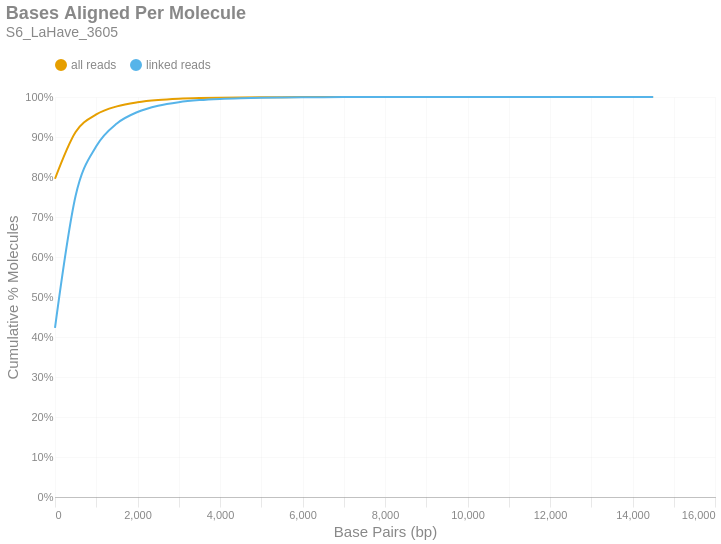

Write notebook code for a chart like this one.
### Markdown cell above
### Bases Aligned Per Molecule
This is a cumulative frequency distribution showing the number of base pairs aligned per unique molecule. These data are shown in 500 bp bins. There are two distributions: one with `all reads` (yellow) and another with only `linked reads` (blue). The percent of molecules in the `linked reads` distribution is relative to the total number of linked molecules.

### Code cell
if SKIPLR:
    print_html(f"Skipped")
else:
    binned_df = consolidated_hist(valids['aligned_bp'], mask, 500, True)
    with SafeRender(binned_df):
        (
            density_plot(binned_df, 'Bases Aligned Per Molecule', samplename, 'basesper')
            .encode(
                x=alt.X('bin:Q', title="Base Pairs (bp)").axis(tickMinStep=500).scale(padding=0),
                y=alt.Y('value:Q', title='Cumulative % Molecules')
                    .axis(format='%')
                    .scale(domain = [0,1])
                    .stack(False),
                color=alt.Color("key:N").scale(domain = ["all reads", "linked reads"]),
                tooltip = [
                    alt.Tooltip("key:N", title = "Data Type"),
                    alt.Tooltip("range_label:N", title="Bases Aligned Per Molecule"),
                    alt.Tooltip("value:Q", format = ".2%", title="% Molecules (Cum.)")
                ]
            )
        ).display()

### Figure 1 — Vega-Lite specification as saved in the notebook (floating-point values rounded to 4 significant figures)
{"width": "container", "height": 400, "config": {"title": {"anchor": "start", "dy": -15, "fontSize": 18, "color": "#888888", "subtitleColor": "#888888", "subtitleFontSize": 14}, "arc": {"fill": "#0072B2"}, "axis": {"domainColor": "#888888", "domainWidth": 0.5, "gridWidth": 0.2, "grid": false, "titleFontWeight": 400, "titleFontSize": 15, "labelFontSize": 11, "labelColor": "#888888", "tickColor": "#888888", "tickWidth": 0.2, "titleColor": "#888888"}, "axisBand": {"grid": false}, "axisX": {"grid": true, "tickSize": 10, "domainCap": "round"}, "axisY": {"domain": false, "grid": true, "tickSize": 0, "domainCap": "round"}, "background": "transparent", "header": {"labelFontSize": 15, "labelColor": "#888888", "titleFontSize": 15, "titleFontWeight": 600, "titleColor": "#888888"}, "legend": {"labelFont": "sans-serif", "labelFontSize": 12, "labelColor": "#888888", "symbolSize": 100, "symbolType": "circle", "titleFontSize": 12, "titlePadding": 10, "titleColor": "#888888", "title": null, "orient": "top"}, "range": {"category": ["#E69F00", "#56B4E9", "#009E73", "#F0E442", "#0072B2", "#D55E00", "#CC79A7", "#000000"], "diverging": ["#cfe8f3", "#a2d4ec", "#73bfe2", "#46abdb", "#1696d2", "#12719e"]}, "area": {"fill": "#0072B2", "fillOpacity": 0.7, "line": true, "strokeOpacity": 0.7}, "line": {"color": "#0072B2", "stroke": "#0072B2", "strokeWidth": 2}, "trail": {"color": "#0072B2", "stroke": "#0072B2", "strokeWidth": 0, "size": 1}, "point": {"filled": true, "fillOpacity": 1.0, "size": 95}, "text": {"color": "#888888", "fontSize": 11, "align": "right", "fontWeight": 400, "size": 11}, "bar": {"fill": "#0072B2", "stroke": null}, "view": {"stroke": null, "continuousWidth": 660, "continuousHeight": 400}}, "data": {"name": "data-dfd5e50c2c734a47a822f2013fdfbdda"}, "mark": {"type": "line", "interpolate": "monotone", "point": {"opacity": 0, "size": 275}}, "encoding": {"color": {"field": "key", "scale": {"domain": ["all reads", "linked reads"]}, "type": "nominal"}, "tooltip": [{"field": "key", "title": "Data Type", "type": "nominal"}, {"field": "range_label", "title": "Bases Aligned Per Molecule", "type": "nominal"}, {"field": "value", "format": ".2%", "title": "% Molecules (Cum.)", "type": "quantitative"}], "x": {"axis": {"tickMinStep": 500}, "field": "bin", "scale": {"padding": 0}, "title": "Base Pairs (bp)", "type": "quantitative"}, "y": {"axis": {"format": "%"}, "field": "value", "scale": {"domain": [0, 1]}, "stack": false, "title": "Cumulative % Molecules", "type": "quantitative"}}, "params": [{"name": "param_c36ac31b6afebe62", "select": {"type": "point", "fields": ["key"]}, "bind": "legend"}], "title": {"text": "Bases Aligned Per Molecule", "subtitle": "S6_LaHave_3605"}, "transform": [{"fold": ["all reads (cumsum)", "linked reads (cumsum)"]}, {"calculate": "replace(datum.key, ' (cumsum)', '')", "as": "key"}, {"filter": {"param": "param_c36ac31b6afebe62"}}], "usermeta": {"embedOptions": {"downloadFileName": "S6_LaHave_3605.basesper"}}, "$schema": "https://vega.github.io/schema/vega-lite/v6.1.0.json", "datasets": {"data-dfd5e50c2c734a47a822f2013fdfbdda": [{"bin": "0.0", "interval": "0.0-500.0", "all reads": 0.7956, "linked reads": 0.4228, "all reads (cumsum)": 0.7956, "linked reads (cumsum)": 0.4228, "range_label": "0-499"}, {"bin": "500.0", "interval": "500.0-1000.0", "all reads": 0.117, "linked reads": 0.3301, "all reads (cumsum)": 0.9126, "linked reads (cumsum)": 0.7529, "range_label": "500-999"}, {"bin": "1000.0", "interval": "1000.0-1500.0", "all reads": 0.04384, "linked reads": 0.124, "all reads (cumsum)": 0.9565, "linked reads (cumsum)": 0.8769, "range_label": "1000-1499"}, {"bin": "1500.0", "interval": "1500.0-2000.0", "all reads": 0.02018, "linked reads": 0.05707, "all reads (cumsum)": 0.9766, "linked reads (cumsum)": 0.9339, "range_label": "1500-1999"}, {"bin": "2000.0", "interval": "2000.0-2500.0", "all reads": 0.01013, "linked reads": 0.02865, "all reads (cumsum)": 0.9868, "linked reads (cumsum)": 0.9626, "range_label": "2000-2499"}, {"bin": "2500.0", "interval": "2500.0-3000.0", "all reads": 0.005573, "linked reads": 0.01576, "all reads (cumsum)": 0.9923, "linked reads (cumsum)": 0.9783, "range_label": "2500-2999"}, {"bin": "3000.0", "interval": "3000.0-3500.0", "all reads": 0.003103, "linked reads": 0.008774, "all reads (cumsum)": 0.9954, "linked reads (cumsum)": 0.9871, "range_label": "3000-3499"}, {"bin": "3500.0", "interval": "3500.0-4000.0", "all reads": 0.001802, "linked reads": 0.005097, "all reads (cumsum)": 0.9972, "linked reads (cumsum)": 0.9922, "range_label": "3500-3999"}, {"bin": "4000.0", "interval": "4000.0-4500.0", "all reads": 0.001069, "linked reads": 0.003024, "all reads (cumsum)": 0.9983, "linked reads (cumsum)": 0.9952, "range_label": "4000-4499"}, {"bin": "4500.0", "interval": "4500.0-5000.0", "all reads": 0.0006441, "linked reads": 0.001822, "all reads (cumsum)": 0.999, "linked reads (cumsum)": 0.9971, "range_label": "4500-4999"}, {"bin": "5000.0", "interval": "5000.0-5500.0", "all reads": 0.000386, "linked reads": 0.001091, "all reads (cumsum)": 0.9993, "linked reads (cumsum)": 0.9982, "range_label": "5000-5499"}, {"bin": "5500.0", "interval": "5500.0-6000.0", "all reads": 0.0002312, "linked reads": 0.0006539, "all reads (cumsum)": 0.9996, "linked reads (cumsum)": 0.9988, "range_label": "5500-5999"}, {"bin": "6000.0", "interval": "6000.0-6500.0", "all reads": 0.0001633, "linked reads": 0.0004619, "all reads (cumsum)": 0.9997, "linked reads (cumsum)": 0.9993, "range_label": "6000-6499"}, {"bin": "6500.0", "interval": "6500.0-7000.0", "all reads": 9.245e-05, "linked reads": 0.0002614, "all reads (cumsum)": 0.9998, "linked reads (cumsum)": 0.9995, "range_label": "6500-6999"}, {"bin": "7000.0", "interval": "7000.0-7500.0", "all reads": 6.13e-05, "linked reads": 0.0001733, "all reads (cumsum)": 0.9999, "linked reads (cumsum)": 0.9997, "range_label": "7000-7499"}, {"bin": "7500.0", "interval": "7500.0-8000.0", "all reads": 3.874e-05, "linked reads": 0.0001095, "all reads (cumsum)": 0.9999, "linked reads (cumsum)": 0.9998, "range_label": "7500-7999"}, {"bin": "8000.0", "interval": "8000.0-8500.0", "all reads": 2.416e-05, "linked reads": 6.832e-05, "all reads (cumsum)": 1.0, "linked reads (cumsum)": 0.9999, "range_label": "8000-8499"}, {"bin": "8500.0", "interval": "8500.0-9000.0", "all reads": 1.458e-05, "linked reads": 4.122e-05, "all reads (cumsum)": 1.0, "linked reads (cumsum)": 0.9999, "range_label": "8500-8999"}, {"bin": "9000.0", "interval": "9000.0-9500.0", "all reads": 8.786e-06, "linked reads": 2.484e-05, "all reads (cumsum)": 1.0, "linked reads (cumsum)": 0.9999, "range_label": "9000-9499"}, {"bin": "9500.0", "interval": "9500.0-10000.0", "all reads": 5.591e-06, "linked reads": 1.581e-05, "all reads (cumsum)": 1.0, "linked reads (cumsum)": 1.0, "range_label": "9500-9999"}, {"bin": "10000.0", "interval": "10000.0-10500.0", "all reads": 4.792e-06, "linked reads": 1.355e-05, "all reads (cumsum)": 1.0, "linked reads (cumsum)": 1.0, "range_label": "10000-10499"}, {"bin": "10500.0", "interval": "10500.0-11000.0", "all reads": 2.596e-06, "linked reads": 7.34e-06, "all reads (cumsum)": 1.0, "linked reads (cumsum)": 1.0, "range_label": "10500-10999"}, {"bin": "11000.0", "interval": "11000.0-11500.0", "all reads": 2.795e-06, "linked reads": 7.905e-06, "all reads (cumsum)": 1.0, "linked reads (cumsum)": 1.0, "range_label": "11000-11499"}, {"bin": "11500.0", "interval": "11500.0-12000.0", "all reads": 1.198e-06, "linked reads": 3.388e-06, "all reads (cumsum)": 1.0, "linked reads (cumsum)": 1.0, "range_label": "11500-11999"}, {"bin": "12000.0", "interval": "12000.0-12500.0", "all reads": 7.987e-07, "linked reads": 2.259e-06, "all reads (cumsum)": 1.0, "linked reads (cumsum)": 1.0, "range_label": "12000-12499"}, {"bin": "12500.0", "interval": "12500.0-13000.0", "all reads": 5.99e-07, "linked reads": 1.694e-06, "all reads (cumsum)": 1.0, "linked reads (cumsum)": 1.0, "range_label": "12500-12999"}, {"bin": "13000.0", "interval": "13000.0-13500.0", "all reads": 0.0, "linked reads": 0.0, "all reads (cumsum)": 1.0, "linked reads (cumsum)": 1.0, "range_label": "13000-13499"}, {"bin": "13500.0", "interval": "13500.0-14000.0", "all reads": 0.0, "linked reads": 0.0, "all reads (cumsum)": 1.0, "linked reads (cumsum)": 1.0, "range_label": "13500-13999"}, {"bin": "14000.0", "interval": "14000.0-14500.0", "all reads": 1.997e-07, "linked reads": 5.647e-07, "all reads (cumsum)": 1.0, "linked reads (cumsum)": 1.0, "range_label": "14000-14499"}, {"bin": "14500.0", "interval": "14500.0-15000.0", "all reads": 1.997e-07, "linked reads": 5.647e-07, "all reads (cumsum)": 1.0, "linked reads (cumsum)": 1.0, "range_label": "14500-14999"}]}}
